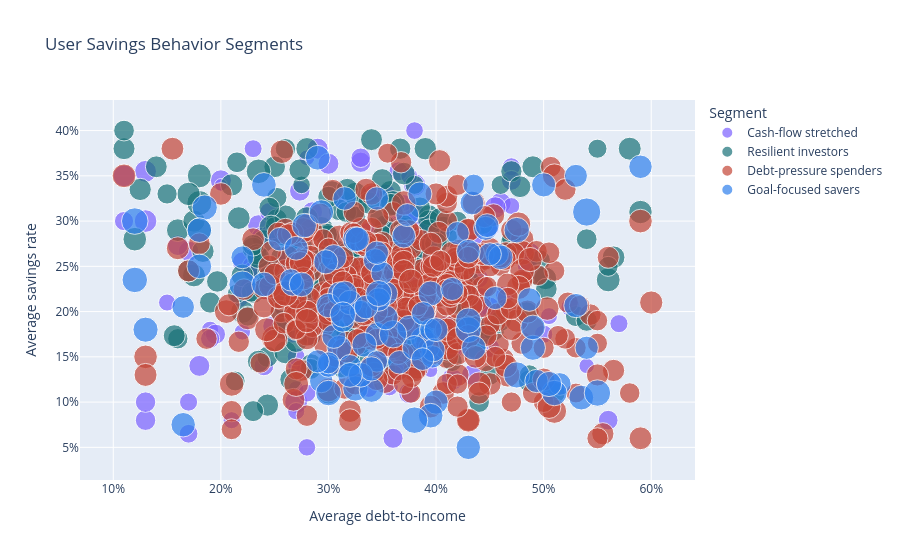

Source (notebook cell):
### Code cell
colors = {
    "Resilient investors": "#197278",
    "Goal-focused savers": "#2f80ed",
    "Debt-pressure spenders": "#c44536",
    "Cash-flow stretched": "#7b61ff",
}
fig = px.scatter(
    user,
    x="avg_debt_to_income",
    y="avg_savings_rate",
    size="avg_income",
    color="savings_segment",
    color_discrete_map=colors,
    hover_data={
        "user_id": True,
        "avg_income": ":$,.0f",
        "avg_expense": ":$,.0f",
        "goal_met_rate": ":.0%",
        "avg_emergency_fund_months": ":.2f",
    },
    labels={
        "avg_debt_to_income": "Average debt-to-income",
        "avg_savings_rate": "Average savings rate",
        "savings_segment": "Segment",
    },
    title="User Savings Behavior Segments"
)
fig.update_xaxes(tickformat=".0%")
fig.update_yaxes(tickformat=".0%")
fig.show()

### Figure 1 — Plotly figure (JSON) as saved in the notebook; plotly's stock layout.template omitted (floating-point values rounded to 4 significant figures; data arrays with more than 128 entries replaced by an {"elided": "..."} marker saying what was removed)
{"data": [{"customdata": {"elided": "174x5 float values"}, "hovertemplate": "Segment=Cash-flow stretched<br>Average debt-to-income=%{x}<br>Average savings rate=%{y}<br>avg_income=%{customdata[1]:$,.0f}<br>user_id=%{customdata[0]}<br>avg_expense=%{customdata[2]:$,.0f}<br>goal_met_rate=%{customdata[3]:.0%}<br>avg_emergency_fund_months=%{customdata[4]:.2f}<extra></extra>", "legendgroup": "Cash-flow stretched", "marker": {"color": "#7b61ff", "size": {"elided": "174 float values"}, "sizemode": "area", "sizeref": 16.92, "symbol": "circle"}, "mode": "markers", "name": "Cash-flow stretched", "orientation": "v", "showlegend": true, "type": "scatter", "x": {"elided": "174 float values"}, "xaxis": "x", "y": {"elided": "174 float values"}, "yaxis": "y"}, {"customdata": {"elided": "252x5 float values"}, "hovertemplate": "Segment=Resilient investors<br>Average debt-to-income=%{x}<br>Average savings rate=%{y}<br>avg_income=%{customdata[1]:$,.0f}<br>user_id=%{customdata[0]}<br>avg_expense=%{customdata[2]:$,.0f}<br>goal_met_rate=%{customdata[3]:.0%}<br>avg_emergency_fund_months=%{customdata[4]:.2f}<extra></extra>", "legendgroup": "Resilient investors", "marker": {"color": "#197278", "size": {"elided": "252 float values"}, "sizemode": "area", "sizeref": 16.92, "symbol": "circle"}, "mode": "markers", "name": "Resilient investors", "orientation": "v", "showlegend": true, "type": "scatter", "x": {"elided": "252 float values"}, "xaxis": "x", "y": {"elided": "252 float values"}, "yaxis": "y"}, {"customdata": {"elided": "411x5 float values"}, "hovertemplate": "Segment=Debt-pressure spenders<br>Average debt-to-income=%{x}<br>Average savings rate=%{y}<br>avg_income=%{customdata[1]:$,.0f}<br>user_id=%{customdata[0]}<br>avg_expense=%{customdata[2]:$,.0f}<br>goal_met_rate=%{customdata[3]:.0%}<br>avg_emergency_fund_months=%{customdata[4]:.2f}<extra></extra>", "legendgroup": "Debt-pressure spenders", "marker": {"color": "#c44536", "size": {"elided": "411 float values"}, "sizemode": "area", "sizeref": 16.92, "symbol": "circle"}, "mode": "markers", "name": "Debt-pressure spenders", "orientation": "v", "showlegend": true, "type": "scatter", "x": {"elided": "411 float values"}, "xaxis": "x", "y": {"elided": "411 float values"}, "yaxis": "y"}, {"customdata": {"elided": "107x5 float values"}, "hovertemplate": "Segment=Goal-focused savers<br>Average debt-to-income=%{x}<br>Average savings rate=%{y}<br>avg_income=%{customdata[1]:$,.0f}<br>user_id=%{customdata[0]}<br>avg_expense=%{customdata[2]:$,.0f}<br>goal_met_rate=%{customdata[3]:.0%}<br>avg_emergency_fund_months=%{customdata[4]:.2f}<extra></extra>", "legendgroup": "Goal-focused savers", "marker": {"color": "#2f80ed", "size": [5130.0, 4370.0, 5048.0, 5507.0, 4810.0, 4704.0, 5449.0, 5068.0, 4953.0, 4884.0, 4763.0, 4522.0, 5285.0, 4307.0, 5206.0, 5002.0, 4947.0, 4749.0, 5359.0, 4680.0, 4443.0, 4627.0, 5368.0, 4573.0, 5368.0, 6431.0, 4515.0, 5989.0, 6187.0, 4789.0, 5161.0, 4472.0, 4269.0, 5141.0, 4232.0, 5169.0, 5400.0, 4398.0, 5220.0, 5832.0, 4848.0, 6768.0, 5933.0, 5049.0, 3931.0, 5531.0, 5134.0, 5640.0, 5155.0, 4907.0, 5044.0, 5106.0, 5093.0, 5139.0, 5179.0, 4519.0, 5173.0, 4813.0, 4353.0, 4180.0, 4351.0, 5499.0, 5278.0, 4714.0, 5367.0, 3939.0, 4697.0, 5086.0, 5476.0, 5159.0, 4249.0, 4647.0, 4709.0, 4680.0, 4625.0, 4975.0, 4560.0, 4698.0, 4088.0, 4603.0, 5513.0, 4602.0, 5153.0, 4918.0, 4757.0, 5749.0, 4993.0, 5131.0, 5394.0, 4477.0, 4593.0, 5071.0, 4533.0, 5074.0, 5526.0, 5204.0, 4491.0, 4659.0, 4513.0, 5116.0, 4802.0, 4823.0, 5960.0, 4673.0, 4800.0, 4372.0, 5148.0], "sizemode": "area", "sizeref": 16.92, "symbol": "circle"}, "mode": "markers", "name": "Goal-focused savers", "orientation": "v", "showlegend": true, "type": "scatter", "x": [0.31, 0.32, 0.43, 0.475, 0.305, 0.2933, 0.305, 0.165, 0.5, 0.3875, 0.37, 0.31, 0.395, 0.165, 0.29, 0.4, 0.375, 0.255, 0.49, 0.345, 0.22, 0.3433, 0.13, 0.2667, 0.325, 0.36, 0.3133, 0.12, 0.22, 0.3533, 0.34, 0.4567, 0.3967, 0.3333, 0.265, 0.18, 0.185, 0.3, 0.535, 0.475, 0.27, 0.54, 0.55, 0.2775, 0.345, 0.3, 0.32, 0.43, 0.395, 0.385, 0.3, 0.3533, 0.33, 0.18, 0.24, 0.415, 0.46, 0.4333, 0.515, 0.395, 0.35, 0.51, 0.315, 0.4867, 0.325, 0.435, 0.3975, 0.435, 0.43, 0.24, 0.33, 0.345, 0.315, 0.3467, 0.345, 0.2975, 0.455, 0.366, 0.3, 0.54, 0.12, 0.4933, 0.38, 0.446, 0.335, 0.3467, 0.53, 0.275, 0.505, 0.3733, 0.42, 0.34, 0.29, 0.3267, 0.3133, 0.32, 0.53, 0.388, 0.45, 0.2933, 0.43, 0.4475, 0.38, 0.59, 0.4, 0.3875, 0.49], "xaxis": "x", "y": [0.16, 0.14, 0.05, 0.29, 0.1725, 0.1233, 0.26, 0.075, 0.34, 0.17, 0.2833, 0.22, 0.22, 0.205, 0.37, 0.1, 0.1825, 0.28, 0.16, 0.175, 0.26, 0.2567, 0.18, 0.23, 0.115, 0.175, 0.19, 0.3, 0.23, 0.22, 0.1133, 0.2633, 0.15, 0.1633, 0.235, 0.25, 0.315, 0.14, 0.105, 0.13, 0.27, 0.31, 0.11, 0.295, 0.145, 0.11, 0.21, 0.18, 0.085, 0.33, 0.2067, 0.1933, 0.13, 0.29, 0.34, 0.225, 0.26, 0.32, 0.12, 0.18, 0.2425, 0.11, 0.22, 0.2133, 0.28, 0.34, 0.1575, 0.16, 0.19, 0.23, 0.2, 0.265, 0.325, 0.2133, 0.325, 0.255, 0.215, 0.144, 0.1433, 0.16, 0.235, 0.1233, 0.16, 0.292, 0.205, 0.22, 0.2067, 0.23, 0.12, 0.3067, 0.2867, 0.1367, 0.145, 0.28, 0.1967, 0.13, 0.35, 0.198, 0.2633, 0.31, 0.2667, 0.295, 0.08, 0.36, 0.18, 0.1475, 0.1825], "yaxis": "y"}], "layout": {"legend": {"itemsizing": "constant", "title": {"text": "Segment"}, "tracegroupgap": 0}, "title": {"text": "User Savings Behavior Segments"}, "xaxis": {"anchor": "y", "domain": [0.0, 1.0], "tickformat": ".0%", "title": {"text": "Average debt-to-income"}}, "yaxis": {"anchor": "x", "domain": [0.0, 1.0], "tickformat": ".0%", "title": {"text": "Average savings rate"}}}}
